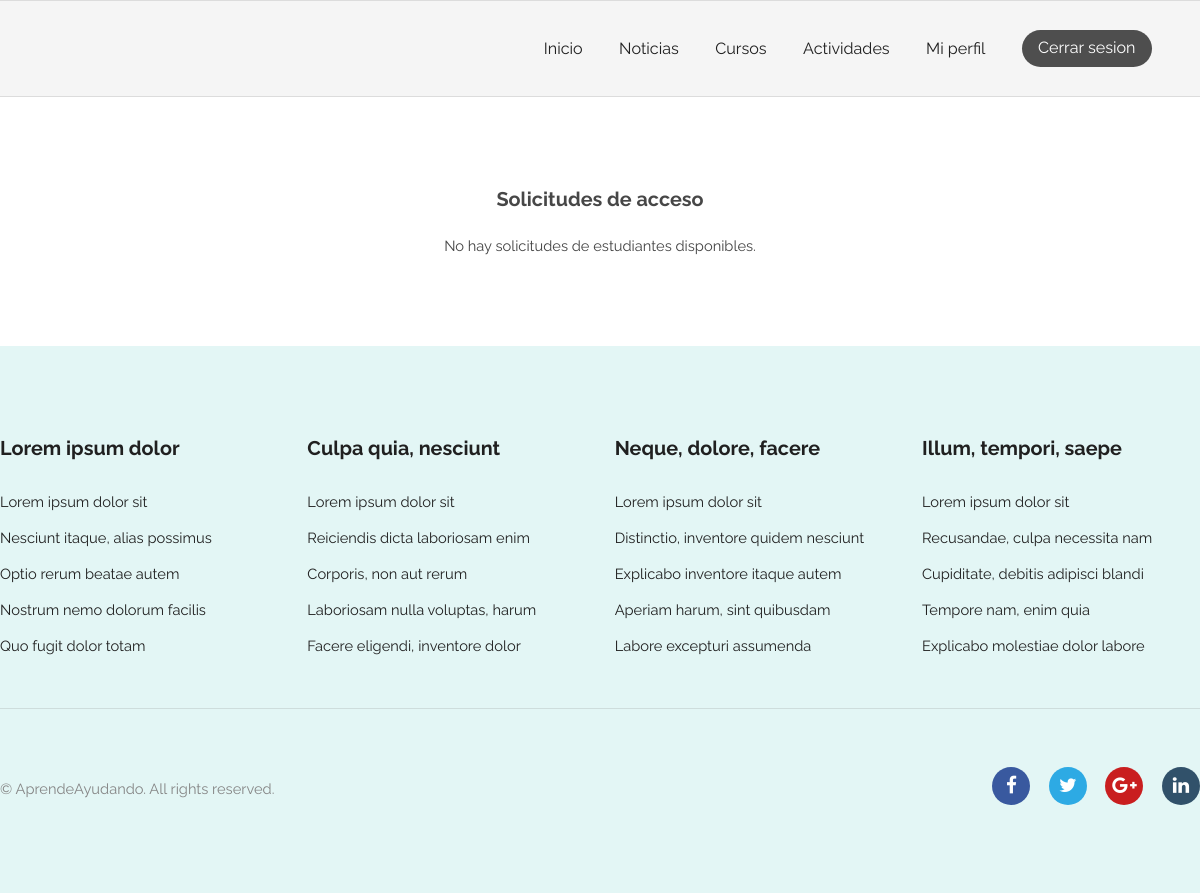
The page /activity/12/activityrequest/ (signed in) on the database as committed earlier.
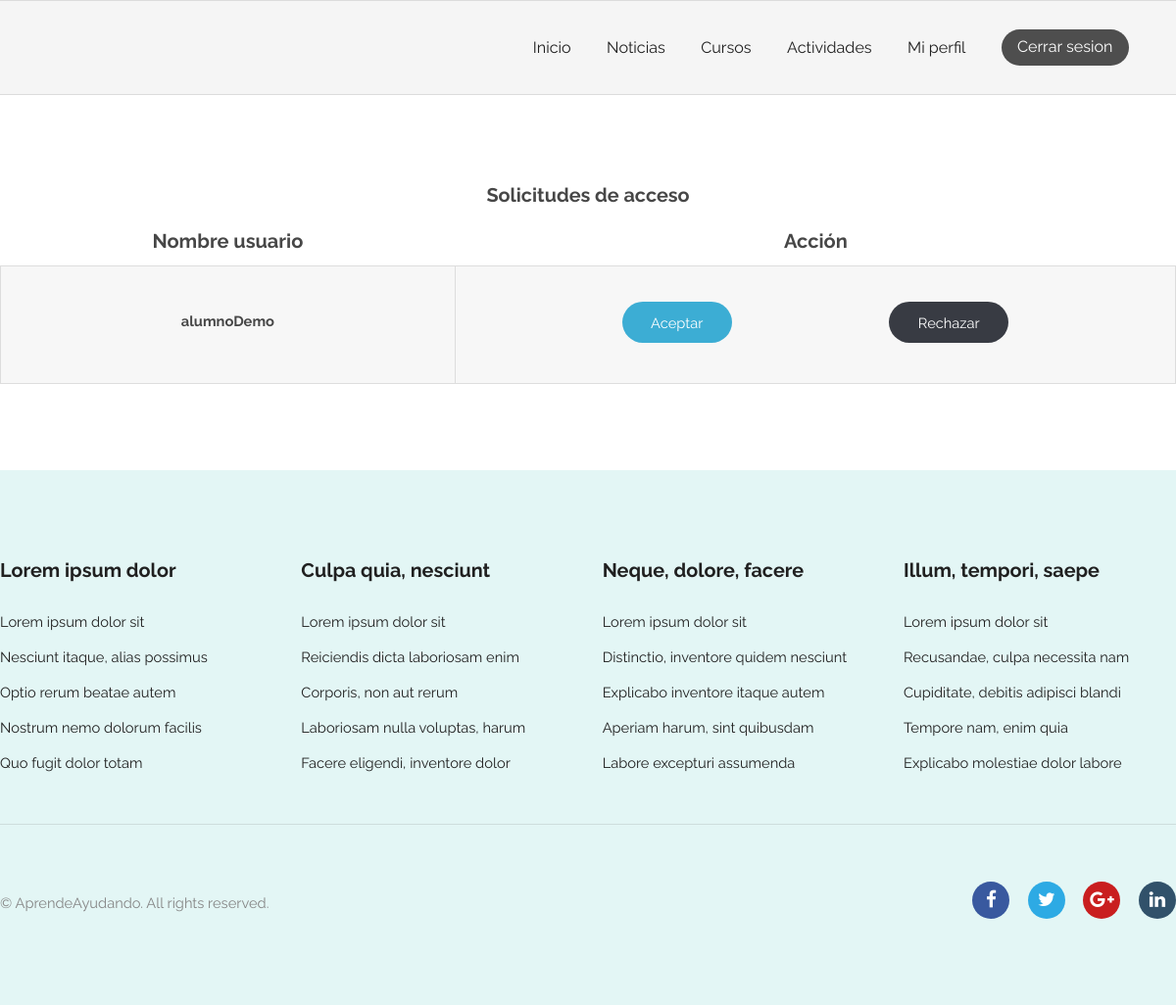
The same page on the database as committed later.
### activity/models.py (models this page shows)
class ActivityRequest(models.Model):
    requester = models.ForeignKey(get_user_model(), on_delete=models.CASCADE, limit_choices_to=Q(groups__name='Estudiante'))
    activity = models.ForeignKey(Activity, on_delete=models.CASCADE)
    pub_date = models.DateTimeField(verbose_name="date published", auto_now_add=True, null=True)
    class Meta:
        verbose_name = "Solicitud de Actividad"
        verbose_name_plural = "Solicitudes de Actividades"
        unique_together = ('requester', 'activity')

### activity/views.py (the view)
# urls.py: path('<int:activity_id>/activityrequest/', views.view_activity_request, name='activityrequest'),
@login_required
@permission_required('activity.view_activityrequest', raise_exception=True)
def view_activity_request(request, activity_id):
    activity = get_object_or_404(Activity, pk=activity_id)
    if request.user!=activity.entity and not request.user.is_superuser:
        return HttpResponseForbidden()
    user_list = ActivityRequest.objects.filter(activity=activity)
    context = {
        'activity':activity,
        'user_list': user_list,
        'usuario': request.user
    }
    return render(request, 'activity/activityrequest.html', context)

### AprendeAyudando/templates/activity/activityrequest.html (shortened to what this page needs)
{% extends "registration/base.html" %}
{% block style %}
    {% load static %}
    <link rel="stylesheet" type="text/css" href="{% static 'activity/style.css' %}">
{% endblock %}
{% block content %}
<section class="wrapper align-center login">
    <div class="container 100%">
        <h3>Solicitudes de acceso</h3>
        {% if user_list %}
        <table class="alt">
            <thead>
                <tr>
                    <th style="text-align:center;"><strong style="font-size:20px">Nombre usuario</strong></th>
                    <th style="text-align:center;"><strong style="font-size:20px">Acción</strong></th>
                </tr>
            </thead>
            <tbody>
            {% for esteUsuario in user_list %}
                <tr>
                    <td><strong>{{ esteUsuario.requester.username }}</strong></td>
                    <td style="text-align:center;">
                        <form action="{% url 'activity:action_activity_request' activity.id %}" method="POST">
                            <ul class="actions" style="margin-top: 25px;">
                                <li>
                                    <input type="submit" value="Aceptar" name="aceptar" class="letraEnBlanco">
                                </li>
                                <li style="margin-left: 20%;">
                                    <input type="submit" value="Rechazar" name="rechazar" class="special">
                                </li>
                            </ul>
                        </form>
                    </td>
                </tr>
            {% endfor %}
            </tbody>
        </table>
        {% else %}
            <p>No hay solicitudes de estudiantes disponibles.</p>
        {% endif %}
    </div>
</section>
{% endblock %}

### AprendeAyudando/templates/registration/base.html (shortened to what this page needs)
{% load static %}
<!DOCTYPE html>
<html>
  <head>
    <link rel="stylesheet" type="text/css" href="{% static 'general/css/skel.css' %}" />
	<link rel="stylesheet" type="text/css" href="{% static 'general/css/style.css' %}" />
	<link rel="stylesheet" type="text/css" href="{% static 'general/css/style-xlarge.css' %}"/>
	<link rel="stylesheet" href="https://cdnjs.cloudflare.com/ajax/libs/font-awesome/4.7.0/css/font-awesome.min.css">
	{% block style %}
    {% endblock %}
  </head>
  <body class="landing">
			<header id="header">
				<nav id="nav">
					<div class="right">
						<ul>
							<li><a href="/">Inicio</a></li>
							<li><a href="/news">Noticias</a></li>
							<li><a href="/courses">Cursos</a></li>
							<li><a href="/activity">Actividades</a></li>
							{% if not user.is_authenticated %}
								<li><a href="/register" >Registro</a></li>
								<li><a href="/accounts/login" class="button special" >Login</a></li>
							{% else %}
								<li><a href="/account" >Mi perfil</a></li>
								<li><a href="{% url 'logout' %}" class="button special" >Cerrar sesion</a></li>
							{% endif %}
						</ul>
					</div>
				</nav>
            </header>
            {% block content %}
            {% endblock %}
			<footer id="footer">
				<div class="container">
					<section class="links">
						<div class="row">
							<section class="3u 6u(medium) 12u$(small)">
								<h3>Lorem ipsum dolor</h3>
								<ul class="unstyled">
									<li><a href="#">Lorem ipsum dolor sit</a></li>
									<li><a href="#">Nesciunt itaque, alias possimus</a></li>
									<li><a href="#">Optio rerum beatae autem</a></li>
									<li><a href="#">Nostrum nemo dolorum facilis</a></li>
									<li><a href="#">Quo fugit dolor totam</a></li>
								</ul>
							</section>
							<section class="3u 6u$(medium) 12u$(small)">
								<h3>Culpa quia, nesciunt</h3>
								<ul class="unstyled">
									<li><a href="#">Lorem ipsum dolor sit</a></li>
									<li><a href="#">Reiciendis dicta laboriosam enim</a></li>
									<li><a href="#">Corporis, non aut rerum</a></li>
									<li><a href="#">Laboriosam nulla voluptas, harum</a></li>
									<li><a href="#">Facere eligendi, inventore dolor</a></li>
								</ul>
							</section>
							<section class="3u 6u(medium) 12u$(small)">
								<h3>Neque, dolore, facere</h3>
								<ul class="unstyled">
									<li><a href="#">Lorem ipsum dolor sit</a></li>
									<li><a href="#">Distinctio, inventore quidem nesciunt</a></li>
									<li><a href="#">Explicabo inventore itaque autem</a></li>
									<li><a href="#">Aperiam harum, sint quibusdam</a></li>
									<li><a href="#">Labore excepturi assumenda</a></li>
								</ul>
							</section>
							<section class="3u$ 6u$(medium) 12u$(small)">
								<h3>Illum, tempori, saepe</h3>
								<ul class="unstyled">
									<li><a href="#">Lorem ipsum dolor sit</a></li>
									<li><a href="#">Recusandae, culpa necessita nam</a></li>
									<li><a href="#">Cupiditate, debitis adipisci blandi</a></li>
									<li><a href="#">Tempore nam, enim quia</a></li>
									<li><a href="#">Explicabo molestiae dolor labore</a></li>
								</ul>
							</section>
						</div>
					</section>
					<div class="row">
						<div class="8u 12u$(medium)">
							<ul class="copyright">
								<li>&copy; AprendeAyudando. All rights reserved.</li>
							</ul>
						</div>
						<div class="4u$ 12u$(medium)">
							<ul class="icons">
								<li>
									<a class="icon rounded fa-facebook"><span class="label">Facebook</span></a>
								</li>
								<li>
									<a class="icon rounded fa-twitter"><span class="label">Twitter</span></a>
								</li>
								<li>
									<a class="icon rounded fa-google-plus"><span class="label">Google+</span></a>
								</li>
								<li>
									<a class="icon rounded fa-linkedin"><span class="label">LinkedIn</span></a>
								</li>
							</ul>
						</div>
					</div>
				</div>
			</footer>
	</body>
</html>

### AprendeAyudando/static/general/css/skel.css (style rules this page uses)
html,body,div,span,applet,object,iframe,h1,h2,h3,h4,h5,h6,p,blockquote,pre,a,abbr,acronym,address,big,cite,code,del,dfn,em,img,ins,kbd,q,s,samp,small,strike,strong,sub,sup,tt,var,b,u,i,center,dl,dt,dd,ol,ul,li,fieldset,form,label,legend,table,caption,tbody,tfoot,thead,tr,th,td,article,aside,canvas,details,embed,figure,figcaption,footer,header,hgroup,menu,nav,output,ruby,section,summary,time,mark,audio,video { margin:0;padding:0;border:0;font-size:100%;font:inherit;vertical-align:baseline; }
article,aside,details,figcaption,figure,footer,header,hgroup,menu,nav,section { display:block; }
body { line-height:1; }
ol,ul { list-style:none; }
table { border-collapse:collapse;border-spacing:0; }
body { -webkit-text-size-adjust:none }
*, *:before, *:after { -moz-box-sizing: border-box; -webkit-box-sizing: border-box; box-sizing: border-box; }
.container { margin-left: auto; margin-right: auto; width: 1200px; }
.row { border-bottom: solid 1px transparent; }
.row > * { float: left; }
.row:after, .row:before { content: ''; display: block; clear: both; height: 0; }
.row > * { padding: 0 0 0 2em; }
.row { margin: 0 0 -1px -2em; }
.\38 u, .\38 u\24 { width: 66.6666666667%; clear: none; margin-left: 0; }
.\34 u, .\34 u\24 { width: 33.3333333333%; clear: none; margin-left: 0; }
.\33 u, .\33 u\24 { width: 25%; clear: none; margin-left: 0; }

### AprendeAyudando/static/general/css/style-xlarge.css (style rules this page uses)
body, input, select, textarea { font-size: 11pt; }

### AprendeAyudando/static/activity/style.css (style rules this page uses)
input[type="submit"].letraEnBlanco, a[type="submit"].letraEnBlanco { color: #FFFFFF !important; }

Rows that differ between the two databases and show on the page:
added ActivityRequest: requester.username "alumnoDemo"
Other text that changed with them:
text no longer shown: "No hay solicitudes de estudiantes disponibles."
text now shown: "Nombre usuario Acción"
